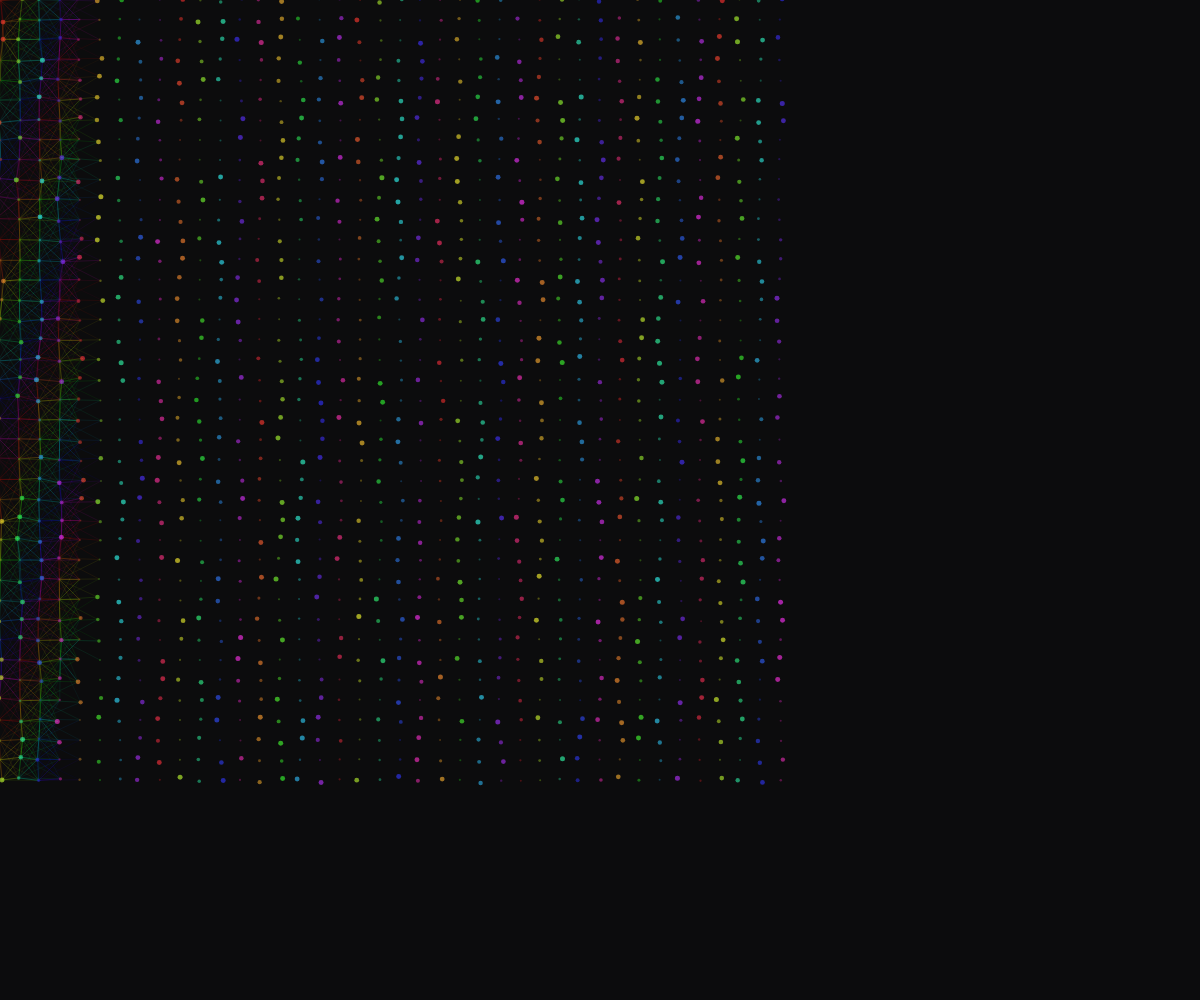
Frame 1 (no input)
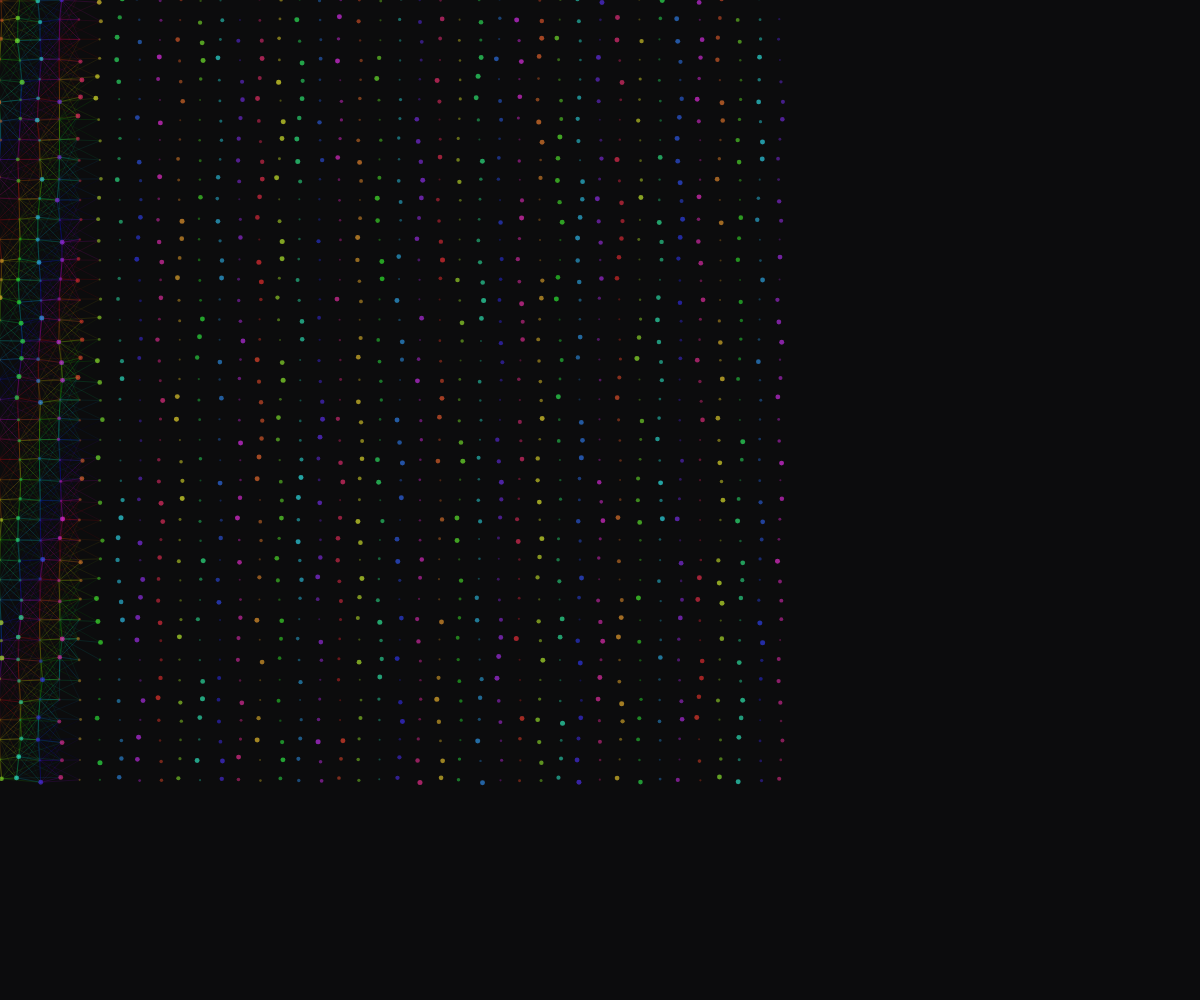
Frame 60 (no input)
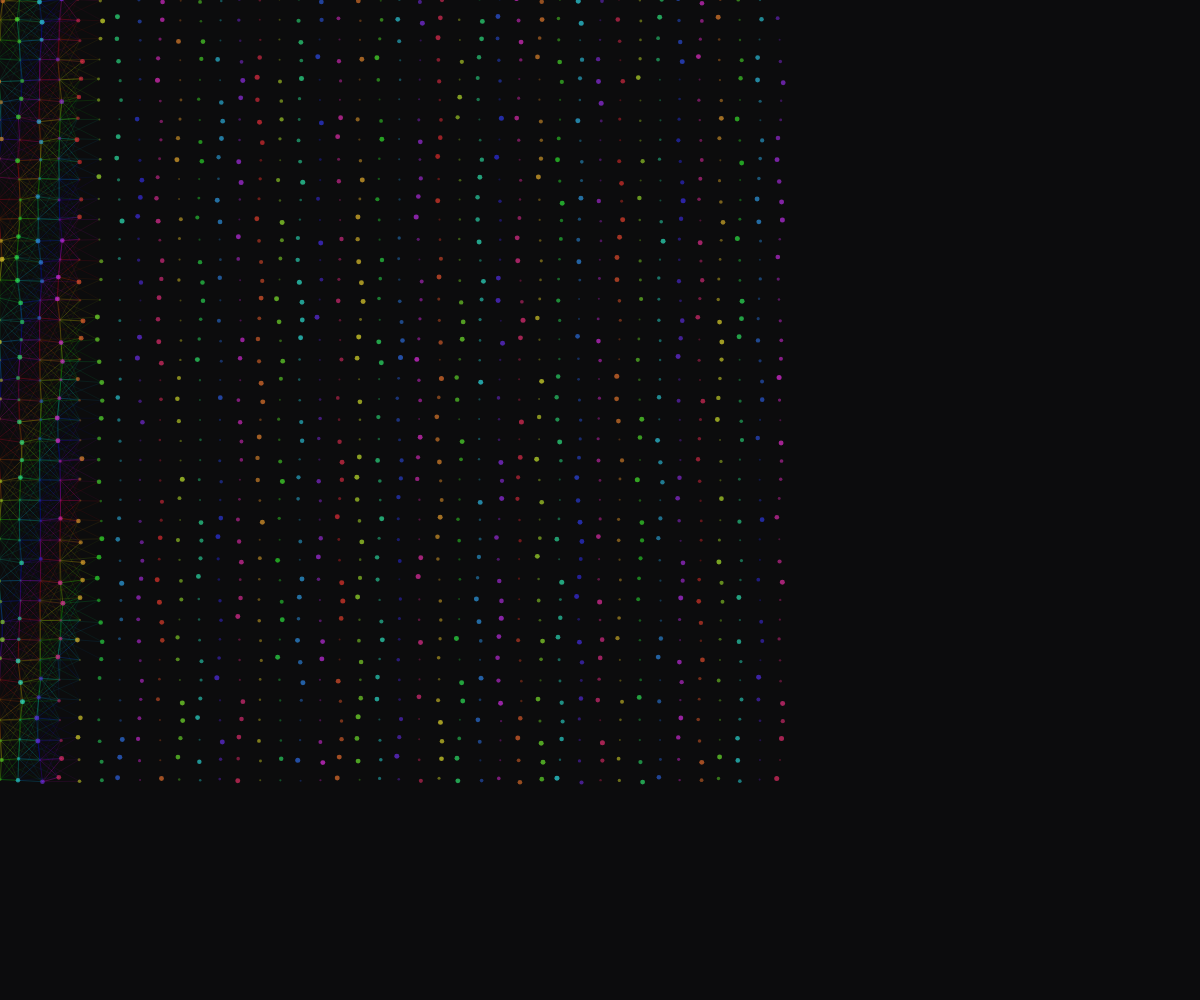
Frame 120 (the mouse pressed at the canvas centre since frame 60)

The p5.js sketch that drew these frames (run headless with seeded random() and noise() and a simulated clock; from frame 60 on, the mouse is pressed at the canvas centre):

// p5.js sketch
// ── sketch.js
let grid = [];
let connections = [];
let time = 0;
const GRID_SIZE = 40;
const CELL_SIZE = 20;
const MAX_CONNECTIONS = 1500;

function setup() {
  createCanvas(windowWidth, windowHeight);
  colorMode(HSB, 360, 100, 100, 1);
  
  // Initialize grid points
  for (let i = 0; i < GRID_SIZE; i++) {
    for (let j = 0; j < GRID_SIZE; j++) {
      grid.push({
        x: i * CELL_SIZE + random(-2, 2),
        y: j * CELL_SIZE + random(-2, 2),
        originalX: i * CELL_SIZE,
        originalY: j * CELL_SIZE,
        phase: random(TWO_PI)
      });
    }
  }
  
  // Create connections between nearby points
  for (let i = 0; i < grid.length; i++) {
    for (let j = i + 1; j < grid.length; j++) {
      const dx = grid[i].x - grid[j].x;
      const dy = grid[i].y - grid[j].y;
      const distance = sqrt(dx * dx + dy * dy);
      
      if (distance < CELL_SIZE * 2.5) {
        connections.push({
          a: i,
          b: j,
          length: distance,
          strength: map(distance, 0, CELL_SIZE * 2.5, 1, 0.1)
        });
      }
    }
  }
  
  // Limit connections to prevent overdraw
  if (connections.length > MAX_CONNECTIONS) {
    connections = connections.slice(0, MAX_CONNECTIONS);
  }
}

function draw() {
  background(220, 5, 5); // Deep night sky color
  
  time += 0.02;
  
  // Update grid points with dynamic movement
  for (let i = 0; i < grid.length; i++) {
    const point = grid[i];
    const pulse = sin(time + point.phase) * 0.5 + 0.5;
    const noiseOffset = map(noise(point.originalX * 0.01, point.originalY * 0.01, time * 0.3), 0, 1, -1, 1);
    
    point.x = point.originalX + sin(time * 0.7 + i) * 3 * pulse;
    point.y = point.originalY + cos(time * 0.5 + i) * 3 * pulse;
    
    // Add some chaotic movement
    point.x += noiseOffset * 2;
    point.y += noiseOffset * 2;
  }
  
  // Draw connections with dynamic opacity and color
  beginShape(LINES);
  for (let i = 0; i < connections.length; i++) {
    const c = connections[i];
    const a = grid[c.a];
    const b = grid[c.b];
    
    const distance = dist(a.x, a.y, b.x, b.y);
    const intensity = map(distance, 0, CELL_SIZE * 2.5, 1, 0.1);
    
    // Flashing electric blue and white
    const hue = (time * 20 + i * 3) % 360;
    const saturation = 100;
    const brightness = map(sin(time * 3 + i) * 0.5 + 0.5, 0, 1, 70, 100);
    
    stroke(hue, saturation, brightness, intensity * 0.8);
    strokeWeight(0.5);
    
    vertex(a.x, a.y);
    vertex(b.x, b.y);
  }
  endShape();
  
  // Draw points with glowing effect
  noStroke();
  for (let i = 0; i < grid.length; i++) {
    const point = grid[i];
    const pulse = sin(time + point.phase) * 0.5 + 0.5;
    
    const hue = (time * 10 + i * 2) % 360;
    const saturation = 80;
    const brightness = map(pulse, 0, 1, 40, 90);
    
    fill(hue, saturation, brightness, 0.7);
    ellipse(point.x, point.y, 2 + pulse * 3);
  }
  
  // Add occasional lightning flashes
  if (random() < 0.02) {
    stroke(200, 100, 100, 0.8);
    strokeWeight(2);
    line(random(width), random(height), random(width), random(height));
  }
  
  // Occasionally reset some connections to create instability
  if (frameCount % 30 === 0) {
    for (let i = 0; i < connections.length; i++) {
      if (random() < 0.05) {
        const c = connections[i];
        c.strength = random(0.1, 1);
      }
    }
  }
}

function windowResized() {
  resizeCanvas(windowWidth, windowHeight);
}
